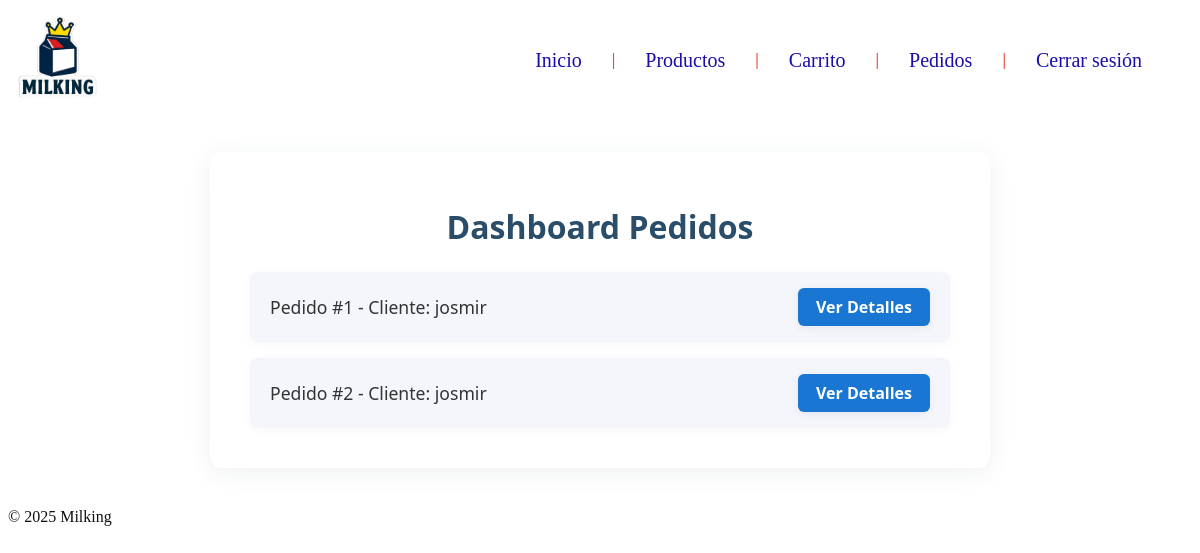
The app's page /pedidos/ (signed in), older data.
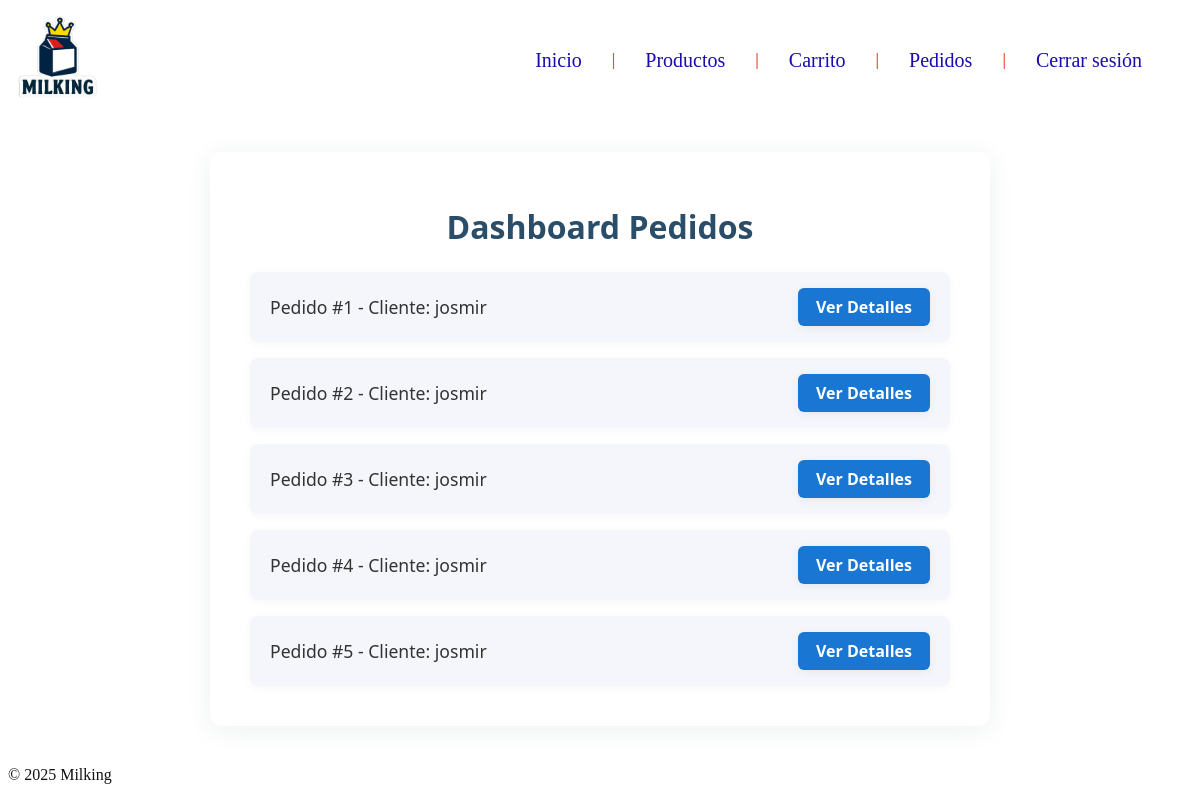
The same page, newer data.
### Cliente/pedidos/models.py (models this page shows, shortened)
class Pedido(models.Model):
    id_pedido = models.AutoField(primary_key=True)
    nombre_cliente = models.CharField(max_length=50)
    fecha = models.DateTimeField(default=timezone.now)
    estado_envio = models.CharField(max_length=50)
    id_metodo = models.ForeignKey('MetodoPago', on_delete=models.CASCADE)
    direccion_envio = models.CharField(max_length=200, blank=True, null=True)
    telefono_envio = models.CharField(max_length=20, blank=True, null=True)
    referencia_envio = models.CharField(max_length=200, blank=True, null=True)

### Cliente/pedidos/Controller/pedidoController.py (the view)
# urls.py: path('', pedidoController.dashboard_pedidos, name='dashboard_pedidos'),  # Dashboard con lista de pedidos
def dashboard_pedidos(request):
    usuario = request.user
    cliente = usuario.cliente
    pedidos = Pedido.objects.filter(
        nombre_cliente=cliente.nombre_cliente
    ).order_by('fecha')
    pedidos_enumerados = []
    for index, pedido in enumerate(pedidos, 1):
        pedido.numero_visual = index  # Agrega un número secuencial al pedido
        pedidos_enumerados.append(pedido)
    return render(request, 'pedidos/dashboard.html', {
        'pedidos': pedidos_enumerados
    })

### Cliente/pedidos/templates/pedidos/dashboard.html (shortened to what this page needs)
{% extends 'base.html' %}
{% load static %}
{% block extra_css %}
<link rel="stylesheet" href="{% static 'pedidos/dashboard.css' %}">
{% endblock %}
{% block content %}
<div class="dashboard-page">
    <h1>Dashboard Pedidos</h1>
    {% if pedidos %}
        <ul>
        {% for pedido in pedidos %}
            <li>
                <span class="pedido-info">
                    Pedido #{{ pedido.numero_visual }} - Cliente: {{ pedido.nombre_cliente }}
                </span>
                <a href="{% url 'pedidos:detalle_pedido' pedido.id_pedido %}" class="detalle-btn">
                    Ver Detalles
                </a>
            </li>
        {% endfor %}
        </ul>
    {% else %}
        <p>No hay pedidos</p>
    {% endif %}
</div>
{% endblock %}

Row changes from the older to the newer data that the page shows:
added Pedido: numero_visual "3", nombre_cliente "josmir"
added Pedido: numero_visual "4", nombre_cliente "josmir"
added Pedido: numero_visual "5", nombre_cliente "josmir"
